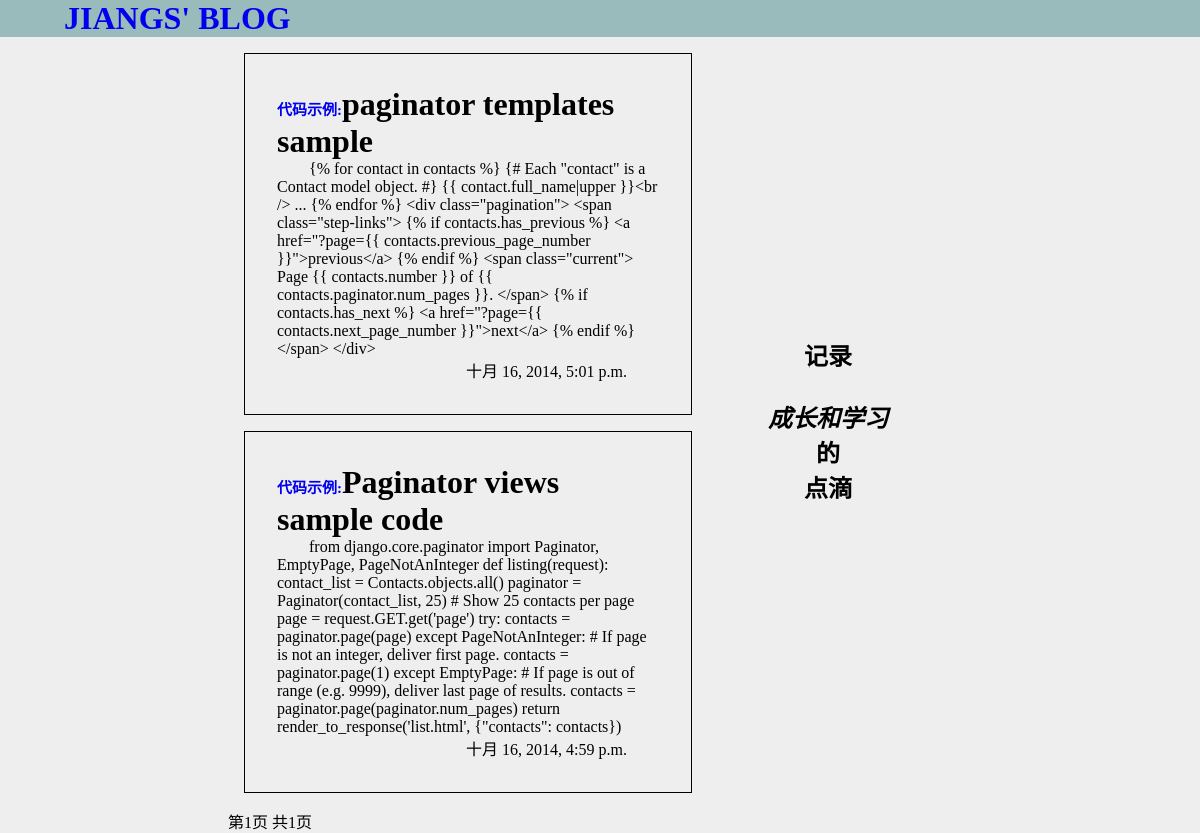
The page /blogs/tag/代码示例/ on the database its author committed.
### blogs/models.py (models this page shows, shortened)
class Blog(models.Model):
  tag = models.CharField(max_length=10,default=u'未分类')
  title = models.CharField(max_length = 30,default=u'无标题')
  context = models.TextField(default='无内容')
  pub_date = models.DateTimeField('date published')
  visit_count = models.IntegerField(default=0)

### blogs/views.py (the view)
# urls.py: url(r'^tag/(?P<tag_name>[^/]+)/(?P<page_index>\d+)/$', views.tagShow, name='tag'),
def tagShow(request, tag_name, page_index=1):
    blog_list = Blog.objects.filter(tag=tag_name).order_by('-pub_date')
    blogs = listing(blog_list, page_index)
    return render(request, 'blogs/tagShow.html', {'blogs':blogs, 'page_index':page_index, 'tag':tag_name,})

### blogs/views.py (called while the page is built)
def listing(page, page_index):
    per_page = 5
    paginator = Paginator(page, per_page) # Show 25 contacts per page
    try:
        page_index = int(page_index)
    except TypeError:
        page_index = 1
    try:
        blogs = paginator.page(page_index)
    except PageNotAnInteger:
        blogs = paginator.page(1) # If page is not an integer, deliver first page.
    except EmptyPage:
        blogs = paginator.page(paginator.num_pages) # If page is out of range (e.g. 9999), deliver last page of results.
    return blogs

### blogs/templates/blogs/tagShow.html (shortened to what this page needs)
{% load staticfiles %}
<!DOCTYPE html>
<html>
<head>
  <link rel="stylesheet" type="text/css" href="{% static "blogs/css/1.css" %}">
</head>
<body>
  <h1 class='title'><a href="/blogs/">jiangs' blog</a></h1>
    <div class='side_blank'>&nbsp;</div>
    <div class='contend'>
      {% if blogs %}
      {% for blog in blogs %}
      <div class='blog'>
        <h1><small><a href='/blogs/{{ blog.tag }}/' id='tag'>{{ blog.tag }}:</a></small>{{ blog.title }}</h1>
        <p class='blog_context'>{{blog.context}}</p>
        <p class= 'pub_date'>{{blog.pub_date}}</p>
      </div>
      {% endfor %}
      {% else %}
        <p>no blog post</p>
      {% endif %}
      <div class='footer'>
          第{{ blogs.number }}页 共{{ blogs.paginator.num_pages }}页
      </div>
    </div>
    <div class='right_side_bar'>
      <h2><strong>记录</strong></br></br><em>成长和学习</em></br>的</br>点滴</h2>
    </div>
    <div class='side_blank' >&nbsp;</div>
</body>
</html>

### blogs/static/blogs/css/1.css (style rules this page uses)
* { margin:0;padding:0;border:0; }
body { background-color:#EEEEEE; }
h1.title { text-transform: uppercase;background-color:#99bbbb;text-indent:2em; }
div.blog { border:solid 1px;padding:2em;margin:1em; }
p.blog_context { text-indent: 2em; }
p.pub_date { text-align:right;padding-right:2em; }
a { text-decoration:none; }
div.side_blank,div.contend,div.right_side_bar { float:left; }
div.contend { width:40%; }
div.side_blank { width:19%; }
div.right_side_bar { text-align:center;width:20%;margin-top:300px; }
small { font-size:15px }

### rows shown on the page
Blog: tag "代码示例", title "paginator templates sample", context "{% for contact in contacts %} {# Each \"contact\" is a Contact model object. #} {{ contact.full_name|upper }}<br /> ... {% endfor %} <div class=\"pagination\"> <span class=\"step-links\"> {% if contacts.has_previous %} <a href=\"?page={{ contacts.previous_page_number }}\">previous</a> {% endif %} <span class=\"current\"> Page {{ contacts.number }} of {{ contacts.paginator.num_pages }}. </span> {% if contacts.has_next %} <a href=\"?page={{ contacts.next_page_number }}\">next</a> {% endif %} </span> </div>", pub_date "十月 16, 2014, 5:01 p.m."
Blog: tag "代码示例", title "Paginator views sample code", context "from django.core.paginator import Paginator, EmptyPage, PageNotAnInteger def listing(request): contact_list = Contacts.objects.all() paginator = Paginator(contact_list, 25) # Show 25 contacts per page page = request.GET.get('page') try: contacts = paginator.page(page) except PageNotAnInteger: # If page is not an integer, deliver first page. contacts = paginator.page(1) except EmptyPage: # If page is out of range (e.g. 9999), deliver last page of results. contacts = paginator.page(paginator.num_pages) return render_to_response('list.html', {\"contacts\": contacts})", pub_date "十月 16, 2014, 4:59 p.m."

### other values the page prints
{{ blogs.number }} "1"
{{ blogs.paginator.num_pages }} "1"
